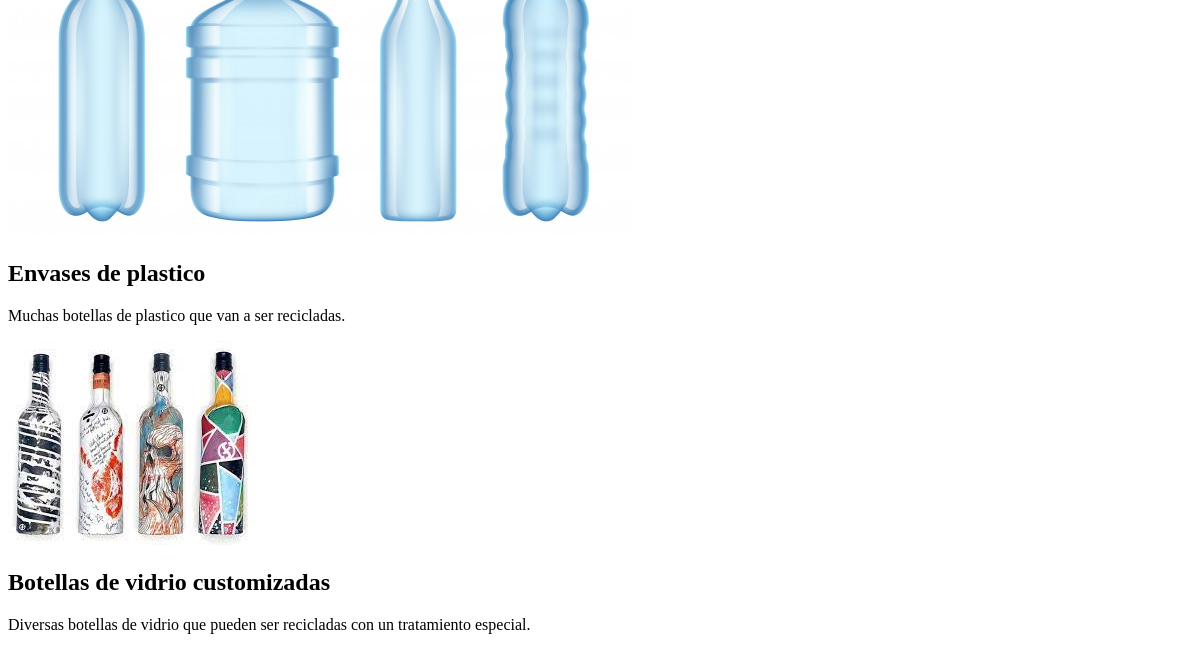
Page /portfolio (lower part) on the earlier database version.
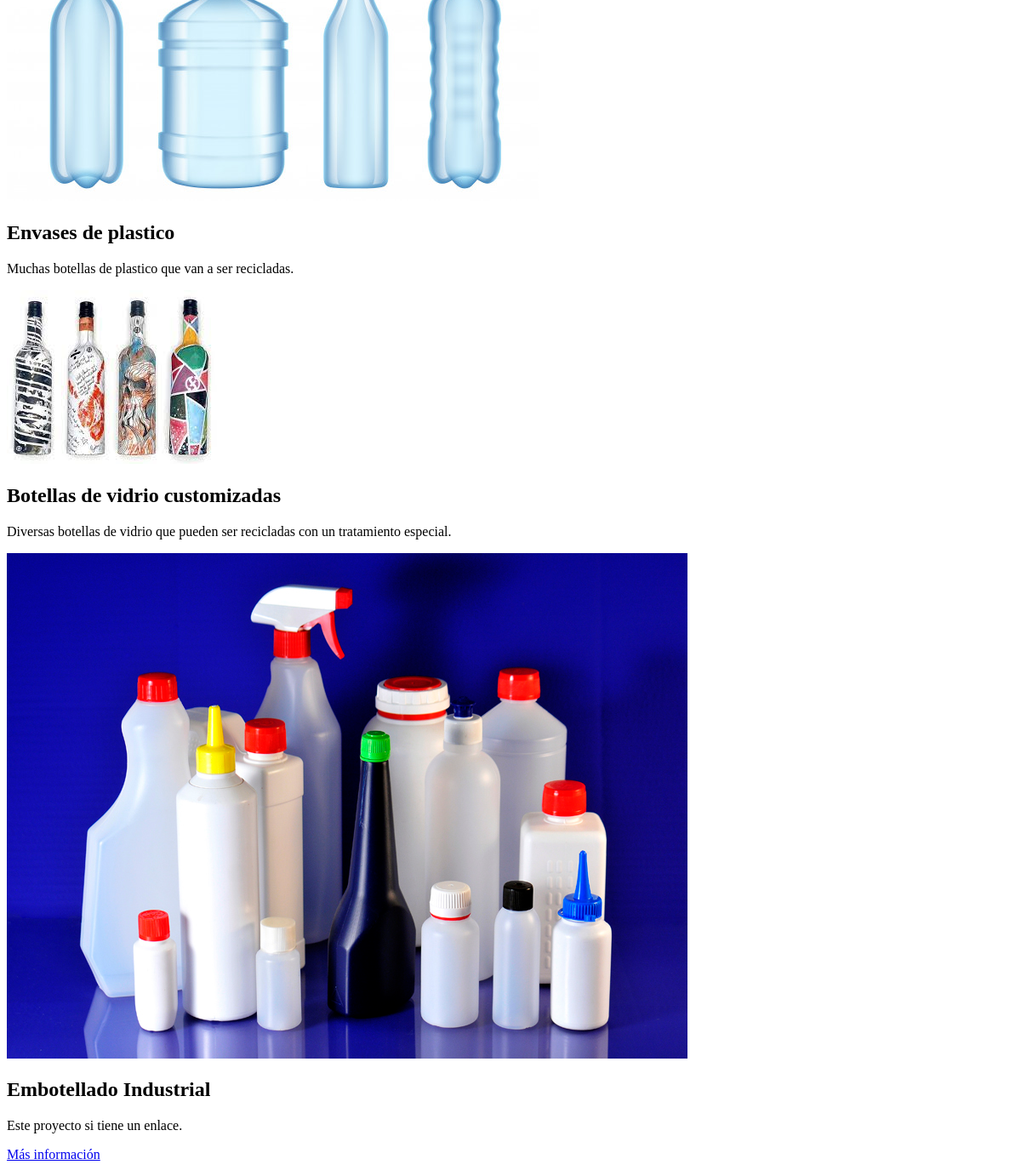
Same page on the later database version.
### portfolio/models.py (models this page shows)
class Project(models.Model):
    title = models.CharField(max_length=200)
    description = models.TextField()
    image = models.ImageField()
    created = models.DateTimeField(auto_now_add=True)
    updated = models.DateTimeField(auto_now=True)
    url = models.URLField(null=True, blank=True)

### portfolio/views.py (the view)
# urls.py: path('portfolio', portfolio_views.portfolio, name="portfolio"),
def portfolio(request):
    projects = Project.objects.all()
    return render(request, "portfolio/portfolio.html", {"projects": projects})

### portfolio/templates/portfolio/portfolio.html (shortened to what this page needs)
{% extends "core/base.html" %}
{% block background %}{% load static %}{% static 'core/img/portfolio-bg.jpg' %}{% endblock %}
{% block content %}
<div class="row project">
    {% for project in projects %}
        <div class="col-lg-3 col-md-4 offset-lg-1">
              <img class="img-fluid" src="{{project.image.url}}" alt="">
        </div>
        <div class="col-lg-7 col-md-8">
            <h2 class="section-heading title">{{project.title}}</h2>
          <p>{{project.description}}</p>
            {% if project.url %}
            <p><a href="{{project.url}}">Más información</a></p>
            {% endif %}
        </div>
    {% endfor %}
</div>
{% endblock %}

Differences in the rows shown:
added Project: image (picture), title "Embotellado Industrial", description "Este proyecto si tiene un enlace."
